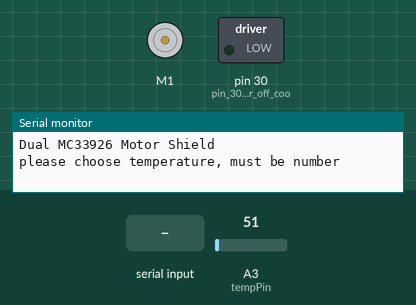
Simulated run of this sketch. Board: Arduino Mega 2560, built with avr-gcc and run on an emulated ATmega2560. Shown: DC motor (green arrow = forward, orange = backward, longer = faster), switched loads named in the sketch (green lamp = pin HIGH), the last lines printed to the serial monitor. Inputs (shaded band) come from the test bench; at power-on: A3 (tempPin) = 51.

Above: at 0.9 s.
1.0 s: "x90\n" received over Serial
At 2.2 s:
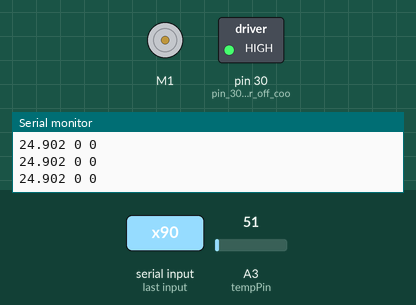
2.5 s: A3 (tempPin) set to 42
At 3.4 s:
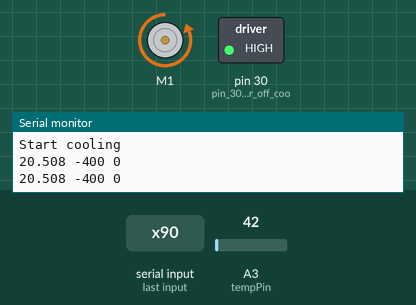
4.0 s: A3 (tempPin) set to 61
At 4.6 s:
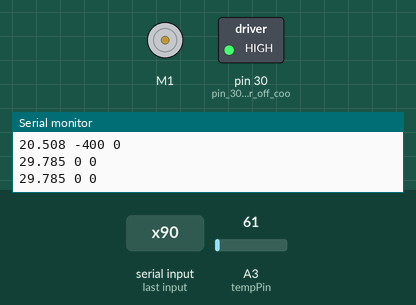
5.5 s: A3 (tempPin) set to 30
At 6.7 s:
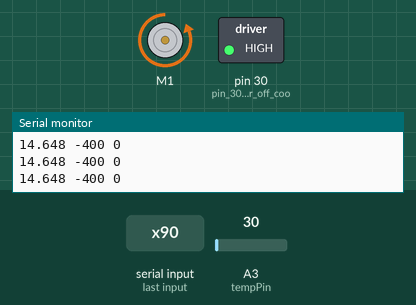
7.0 s: "q90\n" received over Serial
8.5 s: "x,45\n" received over Serial
At 9.3 s:
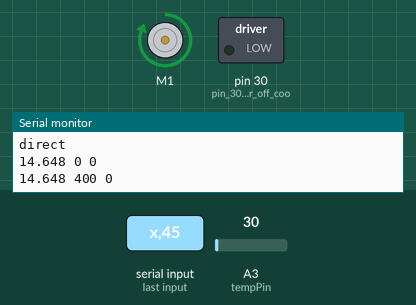
Timing chart, 0 to 11.1 s (numbered marks = the images above; inputs shaded):
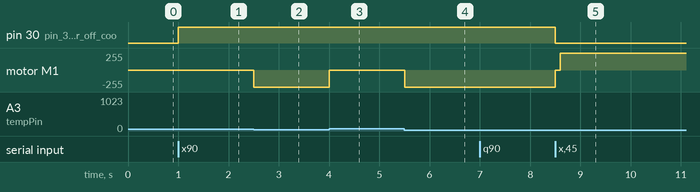

Measured:
- the behaviour switches between 48 and 47 on A3 (tempPin) (found by bisection; images 1 and 2)
- after the input at 1.0 s, pin 30 (pin_30_turn_on_or_off_coo): LOW → HIGH at once
- after the input at 2.5 s, motor M1: stopped → backward 255/255 at once
- after the input at 4.0 s, motor M1: backward 255/255 → stopped at once
- after the input at 5.5 s, motor M1: stopped → backward 255/255 at once
- after the input at 8.5 s, pin 30 (pin_30_turn_on_or_off_coo): HIGH → LOW at once; motor M1: backward 255/255 → stopped at once, → forward 255/255 0.10 s later

The sketch:

HeatSystemUsingLM35MostCurrent.ino
```cpp
// Because arduino temperature sensor is offset with real temperature sensor 3-4C. Therefore, if want to target 37C, must input into system '33.5' to '34,5'. Any number in this range should
// within the assay temperature tolerance.
#include <PID_v1.h>
#include "DualMC33926MotorShield.h"
DualMC33926MotorShield md;
//****** TIMING PARAMETER********************
int i = 50;
int currentTime = 0;
int preTime = 0;
int timeDiff = 0; // timediff check if over 1sec yet
unsigned long time1;
//****** TRIGGER PARAMETER ********************
int trigger = 0;
int inTrigger = 0;
int val;
int tempPin = 3;
float prevTemp = 0;
int roomTemp = 23.6;
int offSet = 3;
//****** PID CONSTANT ****************************
int convSpeed;
double Setpoint, Input, Output;
double Kp = 70;
double Ki = 0;
double Kd = 0;
int pidCounter = 0; // Only for printing notice
int pidCounter2 = 0; // only for printing notice
PID myPID(&Input, &Output, &Setpoint,Kp,Ki,Kd, DIRECT);
//***** LM35 RAW DATA PROCESSING *********************
float temperature()
{
val = analogRead(tempPin);
float mv = ( val/1024.0)*5000;
float cel = mv/10;
float farh = (cel*9)/5 + 32;
return cel;
Serial.print("TEMPRATURE = ");
Serial.print(cel);
Serial.print("*C");
Serial.println();
}

void setTemp() // can type in any number like '36.5' then press enter. After input temperature, must input character 'x' to continue the code or it will stuck there forever.
{
  int done = 0;
  int counter = 0;
  char stringB [5];
  char ch;
    Serial.println("please choose temperature, must be number");
        while(done == 0)
        {
          ch = Serial.read();
          if((isdigit(ch) == 1) || (ch == '.') )
          {
          stringB[counter] = ch;
          counter++;
          Serial.print("entered temperature is ");
          Serial.println(ch);
          }
          else if (isAlpha(ch) == 1)
          {
            if (ch == 'x')
            {
              Serial.println("done input");
              done = 1;
            }
          }
        }
        stringB[counter] = '\0';
        double temp = atof(stringB);
        Setpoint = (double)temp;

        prevTemp = temperature();
        if (prevTemp < Setpoint)
        {
          inTrigger = 1;
        }
        else
        {
          inTrigger = 0;
        }
        Serial.print("Input Temp is: ");
        Serial.print(Setpoint,4);
        Serial.println("C");
}

void temperatureChange() // In the middle of temperature processing, for example currently at 37C. If want to reduce to room temperature, input to serial 'q', it will prompt users to ask a different temperature.
{
    // Send the command to get temperatures
  char ch ;

    ch =Serial.read();

   if ( (ch == 'f') || (trigger == 1))
    {
      digitalWrite(30,HIGH);
    }
        else if (ch == 's' || (trigger == 0))
    {
      digitalWrite(30,LOW);
    }

    if (ch == 'q')
    {
      setTemp();
      pidCounter2 = 0;
      pidCounter = 0;
    }
}

void powerDirection()
{
      if (prevTemp < Setpoint && inTrigger == 1) // If want to increase temp to Setpoint, PID direction is "DIRECT"
    {
    trigger = 0;
      if (pidCounter == 0)
  {
    Serial.println("direct");
    pidCounter++;
    myPID.SetControllerDirection(DIRECT);
  }
    }
  else if ( (prevTemp > Setpoint) && ((prevTemp > roomTemp) && (inTrigger == 0))) // If want to decrease temp to room temperature, PID direction is "REVERSE"
  {
    if (pidCounter == 0)
  {
    Serial.println("reverse");
    pidCounter++;
     myPID.SetControllerDirection(REVERSE);
  }
  convSpeed = 0; // turn off Peltier module
  trigger = 1;  // turn on cooling fan
  }

  else  if ( (prevTemp > Setpoint) && ((prevTemp <= roomTemp) && (inTrigger == 0))) // If want to decrease temp below room temperature, turn on Peltier but reverse voltage for cooling
  {
    trigger = 1;
    convSpeed = 0-abs(convSpeed);
    if (pidCounter2 == 0)
    {
    Serial.println("Start cooling");
     myPID.SetControllerDirection(REVERSE);
      pidCounter2++;
    }
  }
}
void setup(void)
{
  Serial.begin(9600); //Begin serial communication
  Serial.println("Arduino Digital Temperature // Serial Monitor Version");
  Serial.println("Dual MC33926 Motor Shield");
  md.init();
  myPID.SetOutputLimits(0, 400);
  myPID.SetMode(AUTOMATIC);
  pinMode(30, OUTPUT); // pin 30 turn on or off cooling fan
  setTemp();
}

void loop(void)
{
  temperatureChange();
  //Update value every 0.5 sec.
  myPID.Compute();
  convSpeed = (int)Output; // output of PID is motor speed - current draw appropriate for Peltier
  prevTemp = temperature(); // Getting data from LM35 sensor.
  Input = (double)prevTemp; // Input of PID is the temperature returned from lm35 sensor.
  //************* POWER DIRECTION CHECKING *********************
    powerDirection();
  //********* OPERATING PELTIER AND DATA PRINTING **************************
   md.setM1Speed(convSpeed); // command to tell motor controller to adjust energy deliver to Peltier
      preTime  = currentTime;
     float realTemp = prevTemp + offSet;
    currentTime = millis();
    time1 = millis();
    timeDiff = timeDiff + (currentTime-preTime);
    if (timeDiff > 500) // Every 500mS, print information to Serial and reset timer.
      {
         Serial.print(prevTemp,3); // Why "byIndex"? You can have more than one IC on the same bus. 0 refers to the first IC on the wire
         timeDiff = 0;
         Serial.print(" ");
         Serial.print(convSpeed); // Why "byIndex"? You can have more than one IC on the same bus. 0 refers to the first IC on the wire
          Serial.print(" ");
         Serial.println(md.getM1CurrentMilliamps());
      }

}
```
